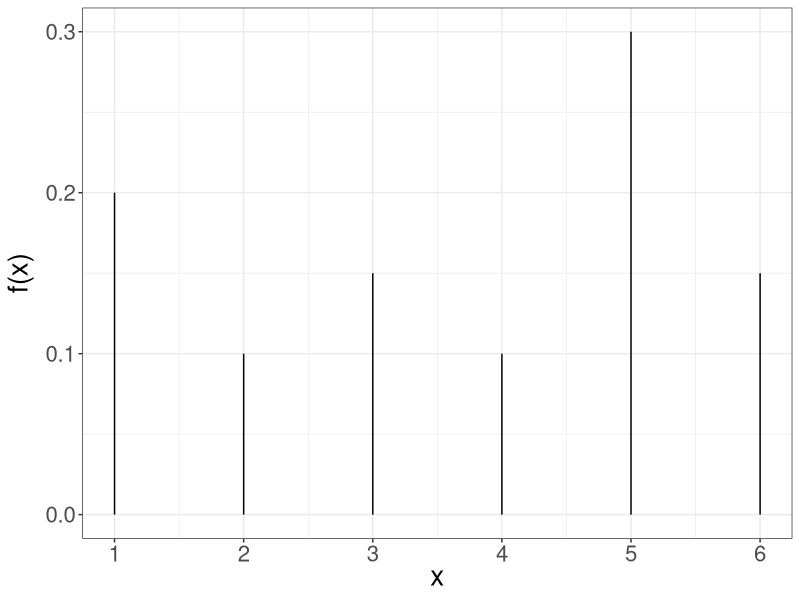
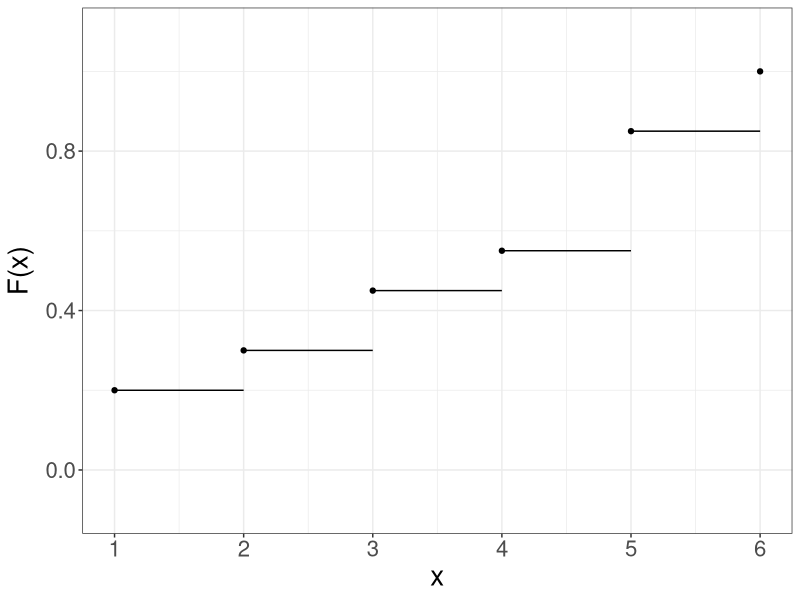
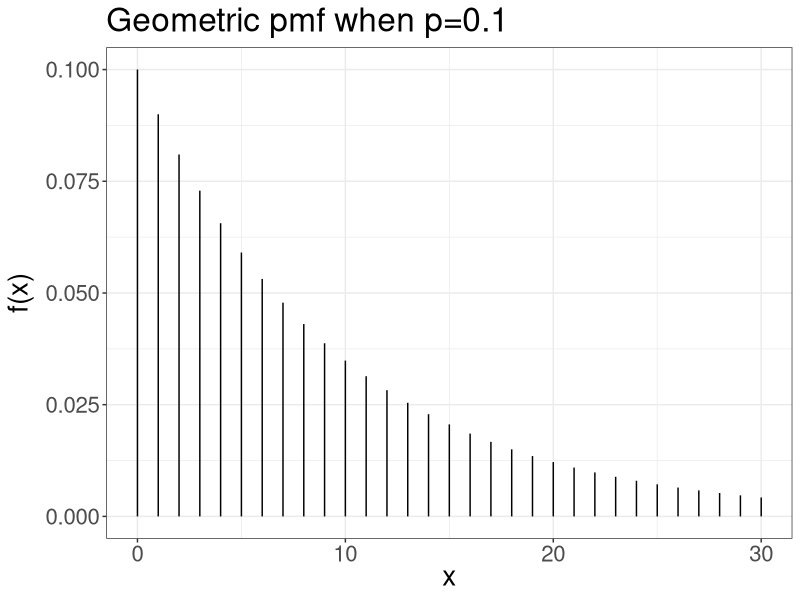
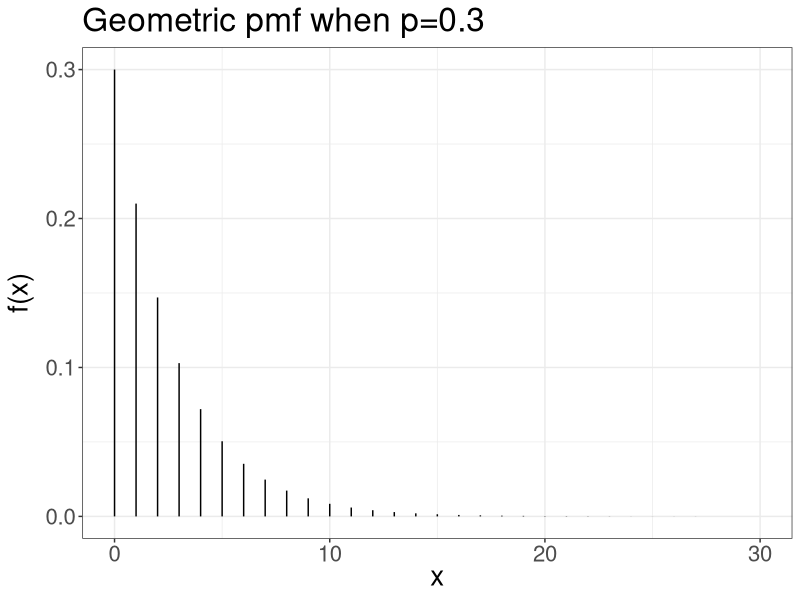
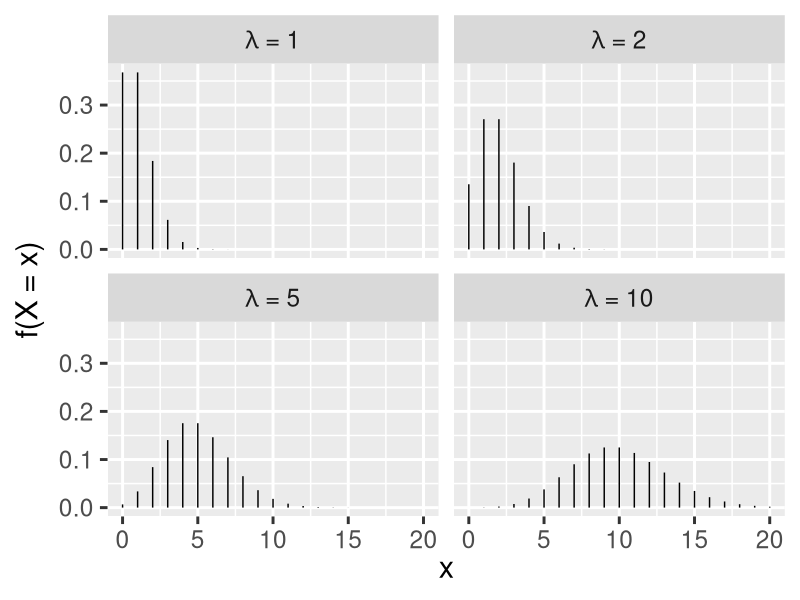

Source code (R) for these figures, in order:
## ---- chunk 1
library(tidyverse)
## ---- chunk 2
x <- 1:6
y <- c(0.2, 0.1, 0.15, 0.1, 0.3, 0.15)

data <- data.frame(x = x, y = y)

data %>% 
  ggplot() +
  aes(x = x, y = y) +
  geom_segment(data = data, 
               aes(x = x, y = 0, 
                   xend = x, yend = y)) +
  labs(x = expression(paste("x")),
       y = expression(paste("f(x)"))) +
  theme_bw() +
  theme(text = element_text(size = 20)) + 
  scale_x_continuous(breaks = pretty(data$x, n = 6))
## ---- chunk 3
x <- 1:6
y <- cumsum(c(0.2, 0.1, 0.15, 0.1, 0.3, 0.15))
xend <- c(2, 3, 4, 5, 6, 6)

data <- data.frame(x = x,
                   y = y,
                   xend = xend)

ggplot(data = data,
       aes(x = x, y = y, xend = xend, yend = y)) +
  geom_point() +
  geom_segment() +
  scale_x_continuous(breaks=1:6,
                     limits = c(1, 6)) +
  scale_y_continuous(limits = c(-.1, 1.1)) +
  labs(x = "x",
      y = expression(paste("F(x)")))+
  theme_bw() +
  theme(text = element_text(size = 20)) 
## ---- chunk 4
x <- 1:6
f_x <- c(0.2, 0.1, 0.15, 0.1, 0.3, 0.15)
mu <- sum(x * f_x)
mu
## ---- chunk 5
mu_2 <- sum(x^2 * f_x)
mu_2 - mu^2
## ---- chunk 6
x <- seq(0,30)
y <- dgeom(x, 0.1)

data <- data.frame(x = x,
                   y = y)
data %>% 
  ggplot() +
  aes(x = x, y = y) +
  geom_segment(data = data, 
               aes(x = x, y = 0, 
                   xend = x, yend = y)) +
  labs(x = expression(paste("x")),
       y = expression(paste("f(x)"))) +
  ggtitle("Geometric pmf when p=0.1")+
  theme_bw() +
  theme(text = element_text(size = 20)) 
## ---- chunk 7
x <- seq(0,30)
y <- dgeom(x, 0.3)

data <- data.frame(x = x,
                   y = y)
data %>% 
  ggplot() +
  aes(x = x, y = y) +
  geom_segment(data = data, 
               aes(x = x, y = 0, 
                   xend = x, yend = y)) +
  labs(x = expression(paste("x")),
       y = expression(paste("f(x)"))) +
  ggtitle("Geometric pmf when p=0.3")+
  theme_bw() +
  theme(text = element_text(size = 20)) 
## ---- chunk 8
# f(1)
dgeom(x = 1, prob = 0.1)
## ---- chunk 9
# F(2) = f(0) + f(1) + f(2)
dgeom(x = 0, prob = 0.1) + dgeom(x = 1, prob = 0.1)  + dgeom(x = 2, prob = 0.1) 
pgeom(q = 2, prob = 0.1) 
## ---- chunk 10
# f(1)
dbinom(x = 1, size = 3, prob = 0.5)
# F(1)
pbinom(q = 1, size = 3, prob = 0.5)
## ---- chunk 11
theme_set(theme_gray(base_size = 22))

x <- rep(seq(0, 20), 4)
lambda <- c(rep(1, 21), rep (2, 21), rep (5, 21), rep(10, 21))


y <- dpois(x, lambda)

data <- data.frame(x = x,
                   y = y,
                   lambda = lambda)

data$lambda <- 
  factor(data$lambda,
         levels = c("1", "2", "5", "10"),
         labels =
           c(expression(paste(lambda, " = 1")),
             expression(paste(lambda, " = 2")),
             expression(paste(lambda, " = 5")),
             expression(paste(lambda, " = 10"))))

data %>% 
  ggplot() +
  aes(x = x, y = y) +
  geom_segment(data = data, 
               aes(x = x, y = 0, 
                   xend = x, yend = y)) +
  facet_wrap(data$lambda, 
             labeller = label_parsed) +
  labs(x = expression(paste("x")),
       y = expression(paste("f(X = x)")))
## ---- chunk 12
# f(2)
dpois(x = 2, lambda = 5)
# F(2)
ppois(q = 2, lambda = 5)
